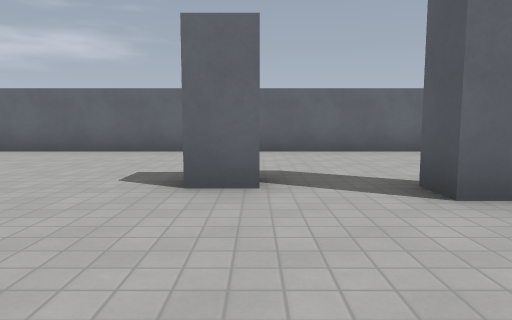
View 1 (above)

16 first-person views from a walk through a Godot game level. The camera is 1.2 m above the floor, tilts 6° down and sees 70° across. The floor is counted in squares, 2 m on a side. Each view is taken from the middle of a square. On the plan, view 1 faces up. The plan holds only what a view shows up to about 10 squares ahead; the rest is blank. Characters and animated objects are left out. Surface patterns are stand-ins for the level's own textures.

View 2
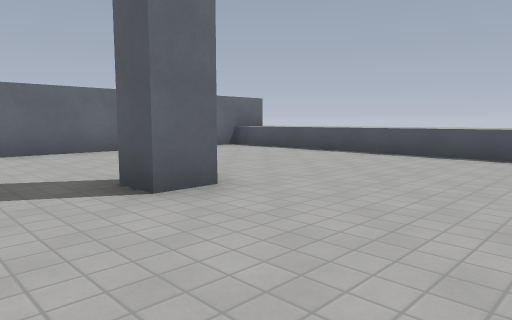

View 3
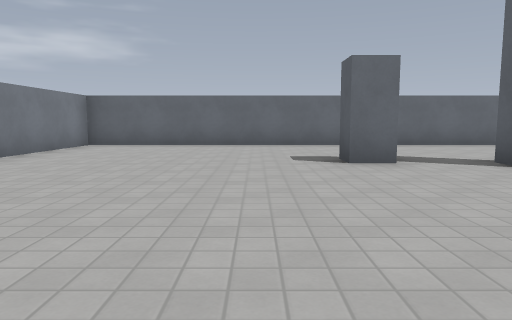

View 4
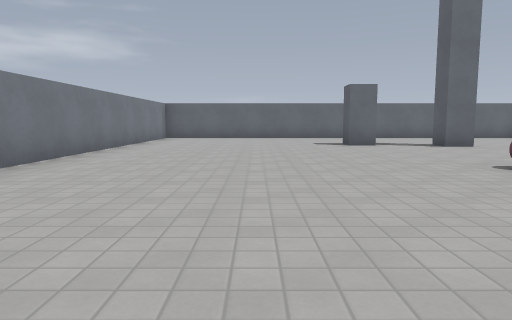

View 5
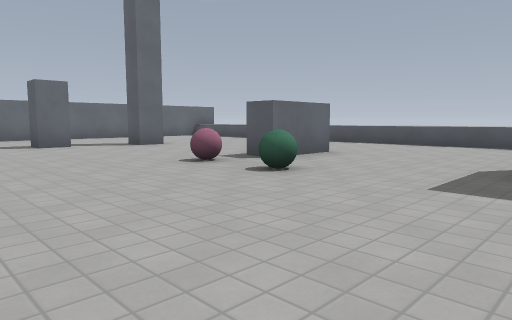

View 6
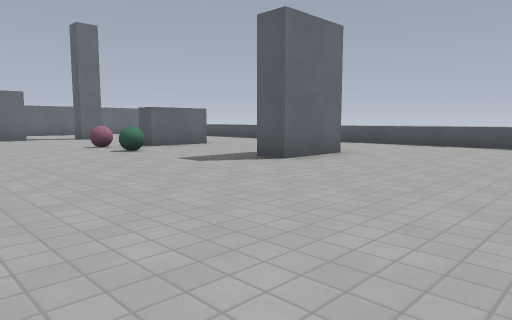

View 7
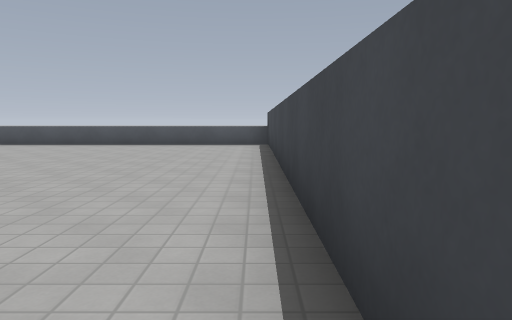

View 8
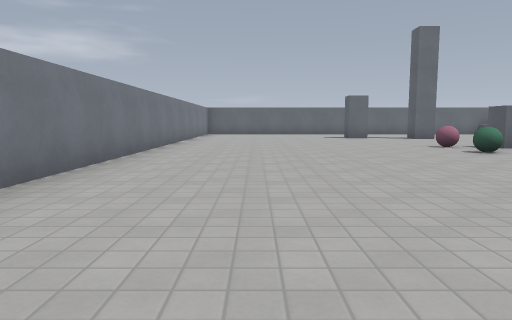

View 9
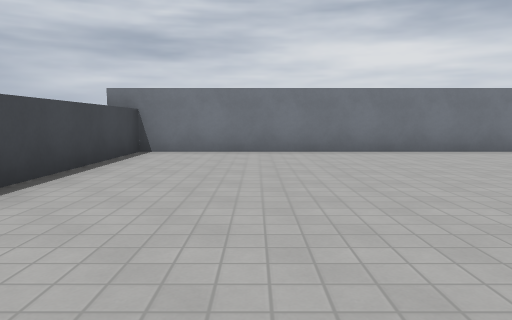

View 10
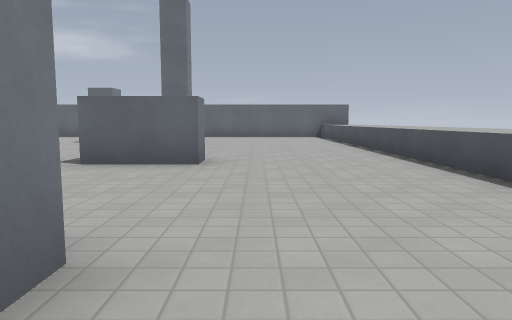

View 11
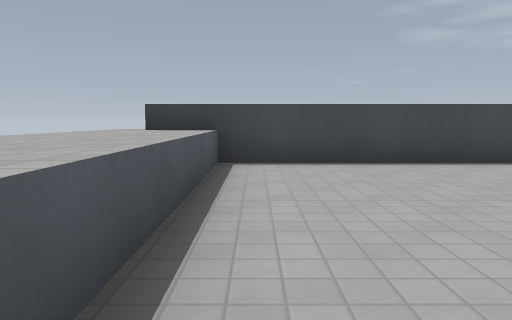

View 12
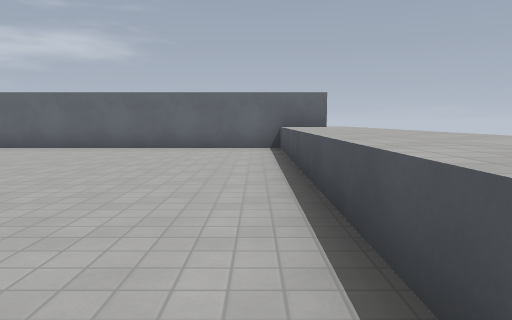

View 13
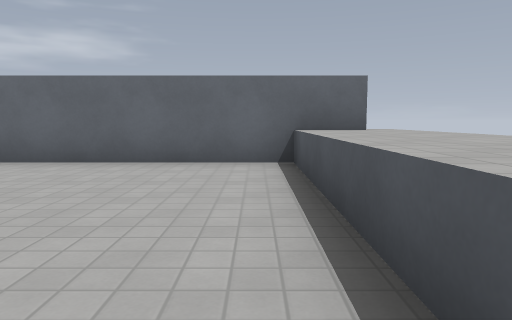

View 14
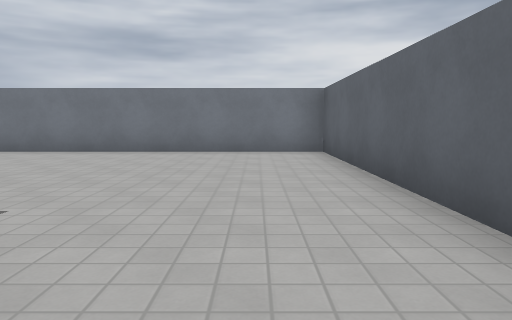

View 15
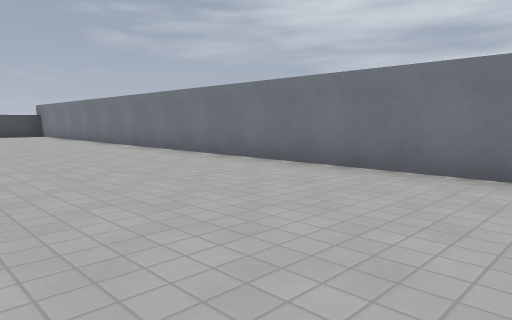

View 16
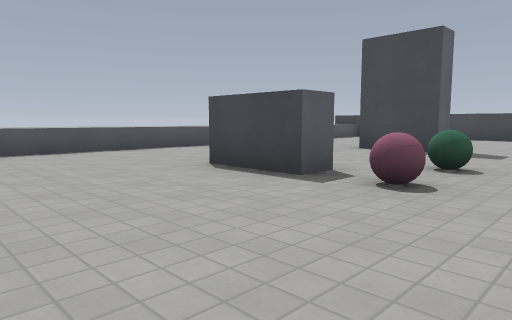

### Floor plan
Key: @ floor where view 1 was taken; # wall or solid block; . floor; = window, fence, low wall or low ledge; ^ raised ledge.
Columns run from 7 left of view 1 to 8 right of it. Each row starts with its distance up from view 1.
  8 ############## ^
  7 #.............^^
  6 #.............^^
  5 #.............^^
  4 #......#......^^
  3 #........#....^^
  2 #.............^^
  1 #.............^^
  0 #......@......^^
 -1 #.............^^
 -2 #........##...^^
 -3 #.......=.....^^
 -4 #.............^^
 -5 #.............^
 -6 #........##...^
 -7 #.............^^
 -8 #.............^^
 -9 #.............^^
-10 #.............^^
-11 #.............^^
-12 ############## ^

Positions as (right, up) in squares from view 1, and headings:
1: (0, 0), facing up
2: (0, 0), facing up-right
3: (-2, -2), facing up
4: (-3, -6), facing up
5: (-3, -6), facing up-right
6: (-3, -10), facing up-right
7: (-3, -11), facing right
8: (-4, -10), facing up
9: (1, -9), facing left
10: (4, -7), facing up
11: (6, -6), facing down
12: (6, -1), facing up
13: (6, 2), facing up
14: (1, 6), facing left
15: (-2, 5), facing down-left
16: (-1, 2), facing down-right
